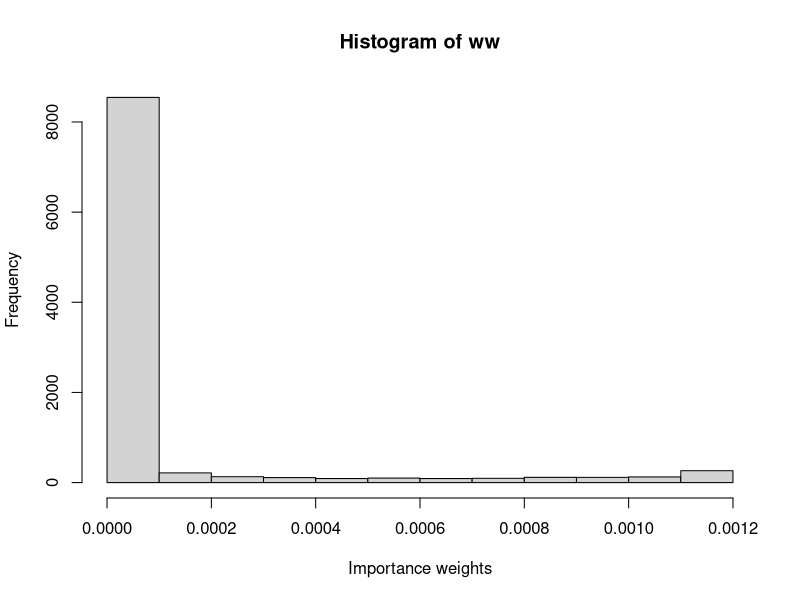
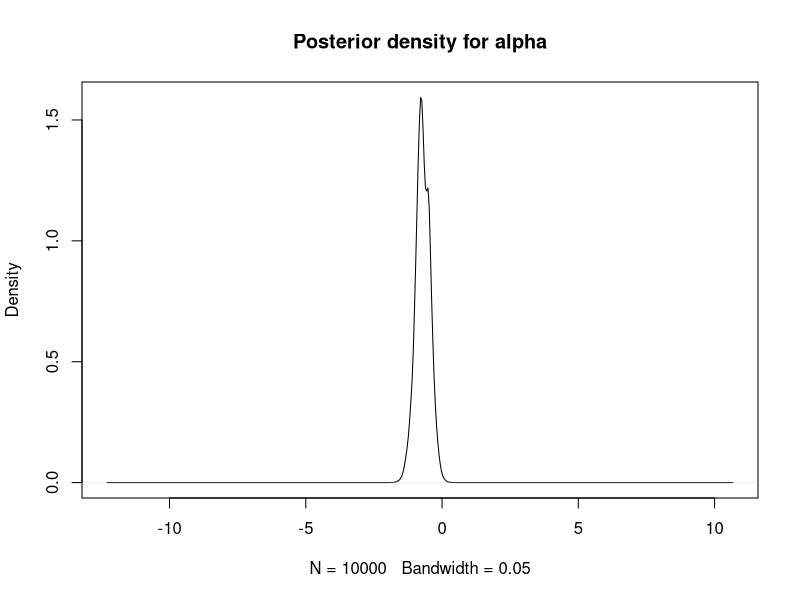
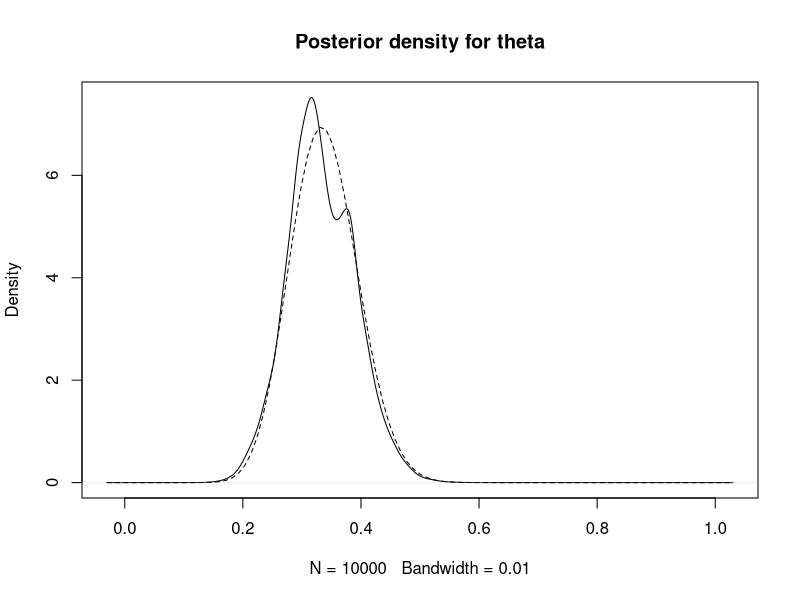
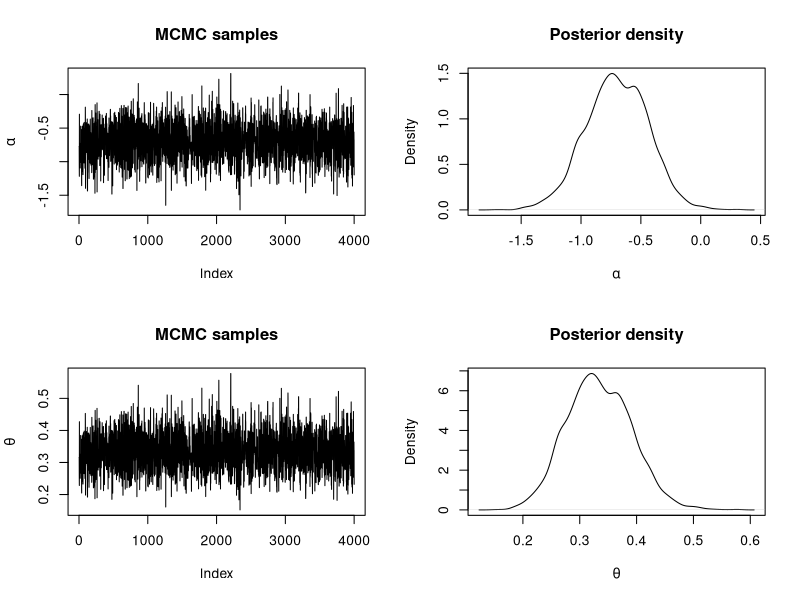
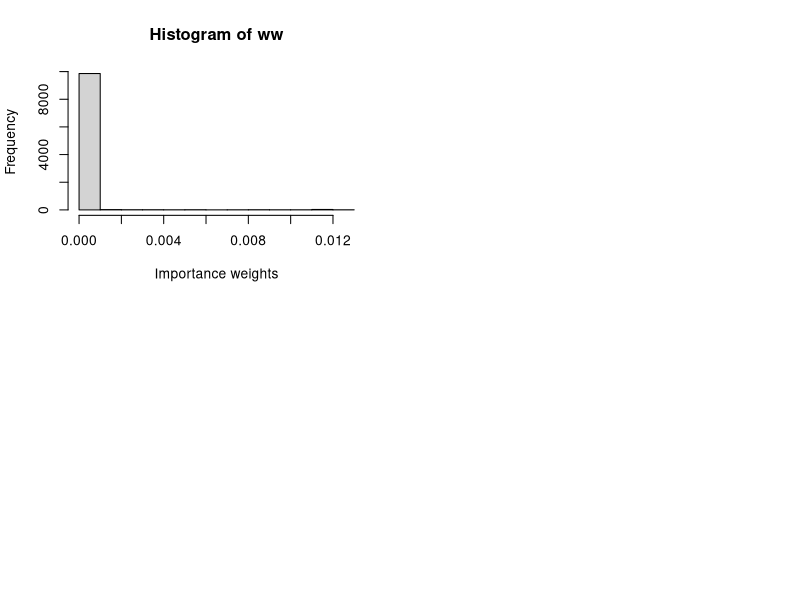
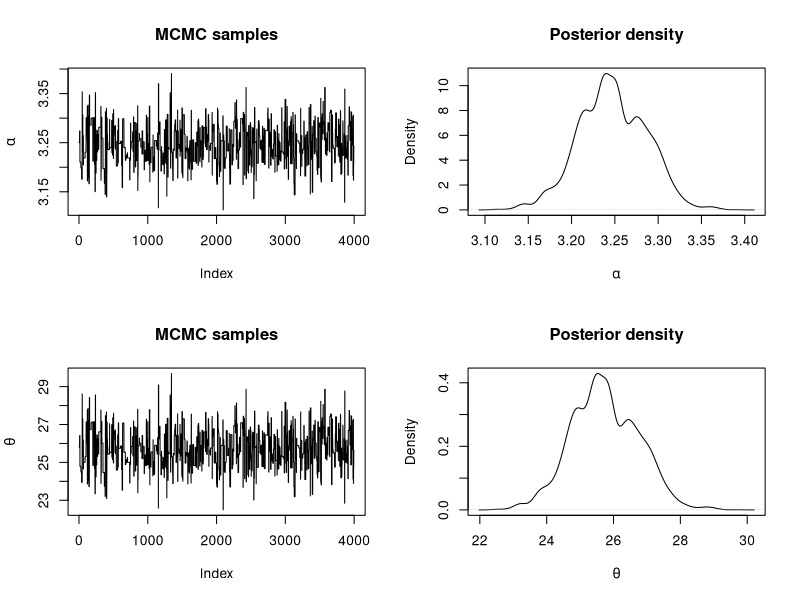

Reproduce these figures in R, in order.
## ---- chunk 1
data <- data.frame(MMs = c(20, 22, 24), red = c(5, 8, 9))
## ---- chunk 2
n_simulations <- 10000
set.seed(12)
# The two proposed sampling distribution means - uncomment the one you want
alpha_sim_mean <- 0
#alpha_sim_mean <- -1.5
alpha_sim <- rnorm(n_simulations,alpha_sim_mean,sqrt(1/0.1))

# Log-Likelihood (for each value of theta_sim/alpha_sim)
loglik_binom <- sapply(alpha_sim, function(ALPHA) {
  theta_sim <- plogis(ALPHA)
  sum(dbinom(data$red, data$MMs, theta_sim, log = TRUE))
})

# Log-weights: log-lik + log-prior - log-sampling_distr
log_ww <- loglik_binom + dnorm(alpha_sim, 0, sqrt(1/0.001), log = TRUE) - dnorm(alpha_sim,alpha_sim_mean,sqrt(1/0.1),log=TRUE)

# Re-scale weights to sum to one
log_ww <- log_ww - max(log_ww)
ww <- exp(log_ww)
ww <- ww / sum(ww)

## ---- chunk 3
hist(ww, xlab = "Importance weights")
## ---- chunk 4
# Posterior mean
post_mean <- sum(alpha_sim * ww)
post_mean 

# Posterior variance
post_var <- sum(alpha_sim^2 * ww)- post_mean^2
post_var

# Posterior mean - on theta
theta_sim <- plogis(alpha_sim)
post_mean <- sum(theta_sim * ww)
post_mean 

# Posterior variance - on theta
post_var <- sum(theta_sim^2 * ww)- post_mean^2
post_var
## ---- chunk 5
plot(density(alpha_sim, weights = ww, bw = 0.05), main = "Posterior density for alpha")
## ---- chunk 6
plot(density(theta_sim, weights = ww, bw = 0.01), main = "Posterior density for theta")
curve(dbeta(x, sum(data$red) + 1, sum(data$MMs) -sum(data$red) + 1), lty = 2, add = TRUE)
## ---- chunk 7
ESS <- function(ww){
  (sum(ww)^2)/sum(ww^2)
}
ESS(ww)
n_simulations
## ---- chunk 8
#Proposal distribution: sampling
rq <- function(alpha) {
  res <- rnorm(1, alpha, sqrt(1 / 0.1)) #Sample alpha

  return(res)
}

#Proposal distribution: log-density
logdq <- function(new.alpha, alpha) {
  res <- dnorm(new.alpha, alpha, sd = sqrt(1 / 0.1), log = TRUE)
}

#Prior distribution
logprior <- function(alpha) {
  res <- dnorm(alpha, 0, sd = sqrt(1 / 0.001), log = TRUE) #alpha

  return(res)
}

#LogLikelihood
loglik <- function(alpha) {
  theta_sim <- plogis(alpha)
  sum(dbinom(data$red, data$MMs, theta_sim, log = TRUE))
}
## ---- chunk 9
#Number of iterations
n.iter <- 40500

#Simulations of the parameter
alpha <- numeric(n.iter)

#Initial value
alpha[1] <- 0.0

for(i in 2:n.iter) {
  new.alpha <- rq(alpha[i - 1])
  
  #Log-Acceptance probability
  logacc.prob <- loglik(new.alpha) + logprior(new.alpha) + logdq(alpha[i - 1], new.alpha)
  logacc.prob <- logacc.prob - loglik(alpha[i - 1]) - logprior(alpha[i - 1]) - 
    logdq(new.alpha, alpha[i - 1])
  logacc.prob <- min(0, logacc.prob)#0 = log(1)
  
  if(log(runif(1)) < logacc.prob) {
    #Accept
    alpha[i] <- new.alpha
  } else {
    #Reject
    alpha[i] <- alpha[i - 1]
  }
}
## ---- chunk 10
#Remove burn-in
alpha <- alpha[-c(1:500)]

#Thinning
alpha <- alpha[seq(1, length(alpha), by = 10)]

#Summary statistics
summary(alpha)

#Summary statistics - on theta
theta <- plogis(alpha)
summary(theta)

par(mfrow = c(2, 2))
#Alpha
plot(alpha, type = "l", main = "MCMC samples",
  ylab = expression(alpha))
plot(density(alpha), main = "Posterior density",
  xlab = expression(alpha))
#Theta
plot(theta, type = "l", main = "MCMC samples",
  ylab = expression(theta))
plot(density(theta), main = "Posterior density",
  xlab = expression(theta))
## ---- chunk 11
data <- data.frame(Us = c(25, 29, 27, 27, 25, 27, 22, 26, 27, 29, 23, 28, 25,
  24, 22, 25, 23, 29, 23, 28, 21, 29, 28, 23, 28))
y <- data$Us
## ---- chunk 12
n_simulations <- 10000
set.seed(12)
# The two proposed sampling distribution means - uncomment the one you want
alpha_sim_mean <- 0
#alpha_sim_mean <- 3.25
alpha_sim <- rnorm(n_simulations,alpha_sim_mean,sqrt(1/0.1))

# Log-Likelihood (for each value of theta_sim/alpha_sim)
loglik_pois <- sapply(alpha_sim, function(ALPHA) {
  theta_sim <- exp(ALPHA)
  sum(dpois(y, theta_sim, log = TRUE))
})

# Log-weights: log-lik + log-prior - log-sampling_distr
log_ww <- loglik_pois + dnorm(alpha_sim, 0.0, sqrt(1/0.001), log = TRUE) - dnorm(alpha_sim, alpha_sim_mean, sqrt(1/0.1), log=TRUE)

# Re-scale weights to sum to one
log_ww <- log_ww - max(log_ww)
ww <- exp(log_ww)
ww <- ww / sum(ww)
## ---- chunk 13
hist(ww, xlab = "Importance weights")
## ---- chunk 14
# Posterior mean
post_mean <- sum(alpha_sim * ww)
post_mean

# Posterior variance
post_var <- sum(alpha_sim^2 * ww)- post_mean^2
post_var

# Posterior mean - on theta
theta_sim <- exp(alpha_sim)
post_mean <- sum(theta_sim * ww)
post_mean

# Posterior variance - on theta
post_var <- sum(theta_sim^2 * ww)- post_mean^2
post_var
## ---- chunk 15
ESS(ww)
n_simulations
## ---- chunk 16
#Proposal distribution: sampling
rq <- function(alpha) {
  res <- rnorm(1, alpha, sqrt(1 / 0.1)) #Sample alpha

  return(res)
}

#Proposal distribution: log-density
logdq <- function(new.alpha, alpha) {
  res <- dnorm(new.alpha, alpha, sd = sqrt(1 / 0.1), log = TRUE)
}

#Prior distribution
logprior <- function(alpha) {
  res <- dnorm(alpha, 0, sd = sqrt(1 / 0.001), log = TRUE) #alpha

  return(res)
}

#LogLikelihood
loglik <- function(y,alpha) {
  theta_sim <- exp(alpha)
  sum(dpois(y, theta_sim, log = TRUE))
}
## ---- chunk 17
#Number of iterations
n.iter <- 40500

#Simulations of the parameter
alpha <- numeric(n.iter)

#Initial value
alpha[1] <- 0.0

for(i in 2:n.iter) {
  new.alpha <- rq(alpha[i - 1])
  
  #Log-Acceptance probability
  logacc.prob <- loglik(y,new.alpha) + logprior(new.alpha) + logdq(alpha[i - 1], new.alpha)
  logacc.prob <- logacc.prob - loglik(y,alpha[i - 1]) - logprior(alpha[i - 1]) - 
    logdq(new.alpha, alpha[i - 1])
  logacc.prob <- min(0, logacc.prob)#0 = log(1)
  
  if(log(runif(1)) < logacc.prob) {
    #Accept
    alpha[i] <- new.alpha
  } else {
    #Reject
    alpha[i] <- alpha[i - 1]
  }
}
## ---- chunk 18
#Remove burn-in
alpha <- alpha[-c(1:500)]

#Thinning
alpha <- alpha[seq(1, length(alpha), by = 10)]

#Summary statistics
summary(alpha)

#Summary statistics - on theta
theta <- exp(alpha)
summary(theta)
#Variance of estimate?
var(theta)

par(mfrow = c(2, 2))
#Alpha
plot(alpha, type = "l", main = "MCMC samples",
  ylab = expression(alpha))
plot(density(alpha), main = "Posterior density",
  xlab = expression(alpha))
#Theta
plot(theta, type = "l", main = "MCMC samples",
  ylab = expression(theta))
plot(density(theta), main = "Posterior density",
  xlab = expression(theta))
